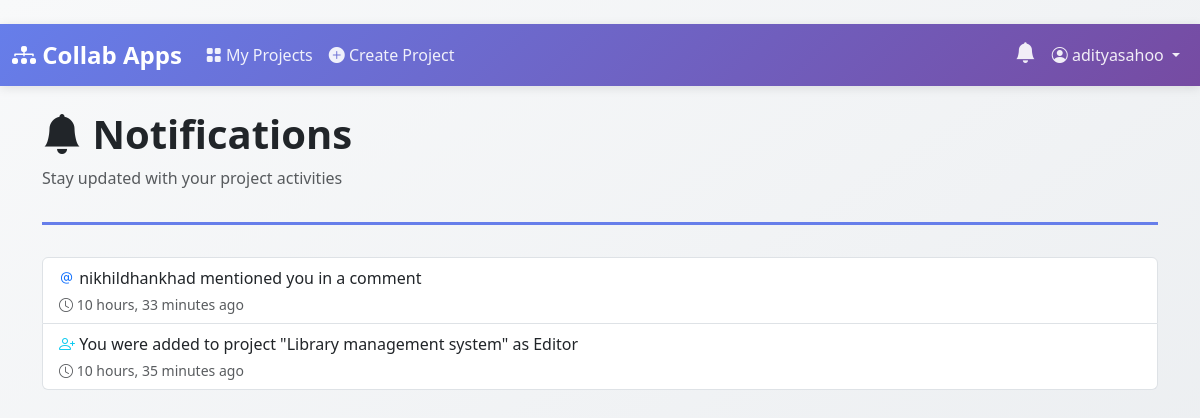
Page /projects/notifications/ (signed in) on the committed database.
### projects/models.py (models this page shows, shortened)
class Notification(models.Model):
    TYPE_CHOICES = [
        ('mention', 'Mention'),
        ('task_assigned', 'Task Assigned'),
        ('member_added', 'Member Added'),
        ('comment_added', 'Comment Added'),
        ('file_uploaded', 'File Uploaded'),
    ]
    user = models.ForeignKey(User, on_delete=models.CASCADE, related_name='notifications')
    message = models.CharField(max_length=255)
    notification_type = models.CharField(max_length=20, choices=TYPE_CHOICES)
    related_project = models.ForeignKey(Project, on_delete=models.CASCADE, null=True, blank=True)
    related_task = models.ForeignKey(Task, on_delete=models.CASCADE, null=True, blank=True)
    is_read = models.BooleanField(default=False)
    created_at = models.DateTimeField(auto_now_add=True)
    class Meta:
        ordering = ['-created_at']

### projects/views.py (the view)
# urls.py: path('notifications/', views.NotificationListView.as_view(), name='notifications'),
class NotificationListView(LoginRequiredMixin, ListView):
    model = Notification
    template_name = 'projects/notifications.html'
    context_object_name = 'notifications'
    paginate_by = 20
    def get_queryset(self):
        return Notification.objects.filter(user=self.request.user)

### templates/projects/notifications.html (shortened to what this page needs)
{% extends 'base.html' %}
{% block content %}
<div class="page-header">
    <h1 class="display-6 fw-bold">
        <i class="bi bi-bell-fill"></i> Notifications
    </h1>
    <p class="text-muted">Stay updated with your project activities</p>
</div>
{% if notifications %}
<div class="list-group">
    {% for notification in notifications %}
    <a href="{% url 'mark_notification_read' notification.pk %}"
        class="list-group-item list-group-item-action {% if not notification.is_read %}notification-item unread{% endif %}">
        <div class="d-flex w-100 justify-content-between align-items-start">
            <div>
                <div class="mb-1">
                    {% if notification.notification_type == 'mention' %}
                    <i class="bi bi-at text-primary"></i>
                    {% elif notification.notification_type == 'task_assigned' %}
                    <i class="bi bi-clipboard-check text-success"></i>
                    {% elif notification.notification_type == 'member_added' %}
                    <i class="bi bi-person-plus text-info"></i>
                    {% else %}
                    <i class="bi bi-bell"></i>
                    {% endif %}
                    {{ notification.message }}
                </div>
                <small class="text-muted">
                    <i class="bi bi-clock"></i> {{ notification.created_at|timesince }} ago
                </small>
            </div>
        </div>
    </a>
    {% endfor %}
</div>
{% else %}
<div class="text-center py-5">
    <i class="bi bi-bell-slash" style="font-size: 5rem; color: #ccc;"></i>
    <h3 class="text-muted mt-3">No Notifications</h3>
    <p class="text-muted">You're all caught up!</p>
</div>
{% endif %}
{% endblock %}

### templates/base.html (shortened to what this page needs)
﻿<!DOCTYPE html>
<html lang="en">
<head>
    <link href="https://cdn.jsdelivr.net/npm/bootstrap@5.3.0/dist/css/bootstrap.min.css" rel="stylesheet">
    <link rel="stylesheet" href="https://cdn.jsdelivr.net/npm/bootstrap-icons@1.11.0/font/bootstrap-icons.css">
</head>
<body>
    {% if user.is_authenticated %}
    <nav class="navbar navbar-expand-lg navbar-dark mb-4">
        <div class="container-fluid">
            <a class="navbar-brand" href="{% url 'dashboard' %}">
                <i class="bi bi-diagram-3-fill"></i> Collab Apps
            </a>
            <div class="collapse navbar-collapse" id="navbarNav">
                <ul class="navbar-nav me-auto">
                    <li class="nav-item">
                        <a class="nav-link" href="{% url 'dashboard' %}">
                            <i class="bi bi-grid-fill"></i> My Projects
                        </a>
                    </li>
                    <li class="nav-item">
                        <a class="nav-link" href="{% url 'project_create' %}">
                            <i class="bi bi-plus-circle-fill"></i> Create Project
                        </a>
                    </li>
                </ul>
                <ul class="navbar-nav">
                    <li class="nav-item dropdown">
                        <a class="nav-link notification-icon" href="#" id="notificationDropdown" role="button" data-bs-toggle="dropdown">
                            <i class="bi bi-bell-fill"></i>
                        </a>
                    </li>
                    <li class="nav-item dropdown">
                        <a class="nav-link dropdown-toggle" href="#" id="userDropdown" role="button" data-bs-toggle="dropdown">
                            <i class="bi bi-person-circle"></i> {{ user.username }}
                        </a>
                    </li>
                </ul>
            </div>
        </div>
    </nav>
    {% endif %}
    <div class="container">
        {% block content %}{% endblock %}
    </div>
</body>
</html>

### templates/base.html (style rules this page uses)
:root { --primary-gradient: linear-gradient(135deg, #667eea 0%, #764ba2 100%); --success-gradient: linear-gradient(135deg, #11998e 0%, #38ef7d 100%); }
body { min-height: 100vh; background: linear-gradient(to bottom right, #f8f9fa, #e9ecef); }
.navbar { background: var(--primary-gradient) !important; box-shadow: 0 2px 10px rgba(0,0,0,0.1); }
.navbar-brand { font-weight: 700; font-size: 1.5rem; color: white !important; }
.nav-link { color: rgba(255,255,255,0.9) !important; font-weight: 500; transition: all 0.3s; }
.notification-icon { position: relative; cursor: pointer; font-size: 1.3rem; }
.page-header { margin-bottom: 2rem; padding-bottom: 1rem; border-bottom: 3px solid #667eea; }

### rows in the picture
Notification: notification_type "mention" (drawn), message "nikhildhankhad mentioned you in a comment", created_at "10 hours, 33 minutes"
Notification: notification_type "member_added" (drawn), message "You were added to project \"Library management system\" as Editor", created_at "10 hours, 35 minutes"

### other values in the picture
{{ user.username }} "adityasahoo"
